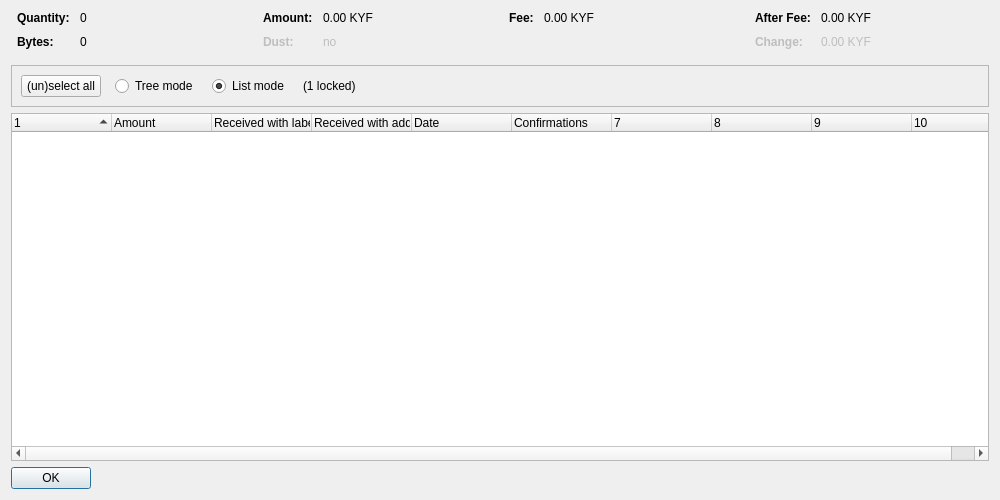
<?xml version="1.0" encoding="UTF-8"?>
<ui version="4.0">
 <class>CoinControlDialog</class>
 <widget class="QDialog" name="CoinControlDialog">
  <property name="geometry">
   <rect>
    <x>0</x>
    <y>0</y>
    <width>1000</width>
    <height>500</height>
   </rect>
  </property>
  <property name="windowTitle">
   <string>Coin Selection</string>
  </property>
  <layout class="QVBoxLayout" name="verticalLayout">
   <item>
    <layout class="QHBoxLayout" name="horizontalLayoutTop" stretch="0,0,0,0">
     <property name="topMargin">
      <number>0</number>
     </property>
     <property name="bottomMargin">
      <number>10</number>
     </property>
     <item>
      <layout class="QFormLayout" name="formLayoutCoinControl1">
       <property name="horizontalSpacing">
        <number>10</number>
       </property>
       <property name="verticalSpacing">
        <number>10</number>
       </property>
       <property name="leftMargin">
        <number>6</number>
       </property>
       <property name="rightMargin">
        <number>6</number>
       </property>
       <item row="0" column="0">
        <widget class="QLabel" name="labelCoinControlQuantityText">
         <property name="font">
          <font>
           <weight>75</weight>
           <bold>true</bold>
          </font>
         </property>
         <property name="text">
          <string>Quantity:</string>
         </property>
        </widget>
       </item>
       <item row="0" column="1">
        <widget class="QLabel" name="labelCoinControlQuantity">
         <property name="cursor">
          <cursorShape>IBeamCursor</cursorShape>
         </property>
         <property name="contextMenuPolicy">
          <enum>Qt::ActionsContextMenu</enum>
         </property>
         <property name="text">
          <string notr="true">0</string>
         </property>
         <property name="textInteractionFlags">
          <set>Qt::LinksAccessibleByMouse|Qt::TextSelectableByKeyboard|Qt::TextSelectableByMouse</set>
         </property>
        </widget>
       </item>
       <item row="1" column="0">
        <widget class="QLabel" name="labelCoinControlBytesText">
         <property name="font">
          <font>
           <weight>75</weight>
           <bold>true</bold>
          </font>
         </property>
         <property name="text">
          <string>Bytes:</string>
         </property>
        </widget>
       </item>
       <item row="1" column="1">
        <widget class="QLabel" name="labelCoinControlBytes">
         <property name="cursor">
          <cursorShape>IBeamCursor</cursorShape>
         </property>
         <property name="contextMenuPolicy">
          <enum>Qt::ActionsContextMenu</enum>
         </property>
         <property name="text">
          <string notr="true">0</string>
         </property>
         <property name="textInteractionFlags">
          <set>Qt::LinksAccessibleByMouse|Qt::TextSelectableByKeyboard|Qt::TextSelectableByMouse</set>
         </property>
        </widget>
       </item>
      </layout>
     </item>
     <item>
      <layout class="QFormLayout" name="formLayoutCoinControl2">
       <property name="horizontalSpacing">
        <number>10</number>
       </property>
       <property name="verticalSpacing">
        <number>10</number>
       </property>
       <property name="leftMargin">
        <number>6</number>
       </property>
       <property name="rightMargin">
        <number>6</number>
       </property>
       <item row="0" column="0">
        <widget class="QLabel" name="labelCoinControlAmountText">
         <property name="font">
          <font>
           <weight>75</weight>
           <bold>true</bold>
          </font>
         </property>
         <property name="text">
          <string>Amount:</string>
         </property>
        </widget>
       </item>
       <item row="0" column="1">
        <widget class="QLabel" name="labelCoinControlAmount">
         <property name="cursor">
          <cursorShape>IBeamCursor</cursorShape>
         </property>
         <property name="contextMenuPolicy">
          <enum>Qt::ActionsContextMenu</enum>
         </property>
         <property name="text">
          <string notr="true">0.00 KYF</string>
         </property>
         <property name="textInteractionFlags">
          <set>Qt::LinksAccessibleByMouse|Qt::TextSelectableByKeyboard|Qt::TextSelectableByMouse</set>
         </property>
        </widget>
       </item>
       <item row="1" column="0">
        <widget class="QLabel" name="labelCoinControlLowOutputText">
         <property name="enabled">
          <bool>false</bool>
         </property>
         <property name="font">
          <font>
           <weight>75</weight>
           <bold>true</bold>
          </font>
         </property>
         <property name="text">
          <string>Dust:</string>
         </property>
        </widget>
       </item>
       <item row="1" column="1">
        <widget class="QLabel" name="labelCoinControlLowOutput">
         <property name="enabled">
          <bool>false</bool>
         </property>
         <property name="cursor">
          <cursorShape>IBeamCursor</cursorShape>
         </property>
         <property name="contextMenuPolicy">
          <enum>Qt::ActionsContextMenu</enum>
         </property>
         <property name="text">
          <string notr="true">no</string>
         </property>
         <property name="textInteractionFlags">
          <set>Qt::LinksAccessibleByMouse|Qt::TextSelectableByKeyboard|Qt::TextSelectableByMouse</set>
         </property>
        </widget>
       </item>
      </layout>
     </item>
     <item>
      <layout class="QFormLayout" name="formLayoutCoinControl3">
       <property name="horizontalSpacing">
        <number>10</number>
       </property>
       <property name="verticalSpacing">
        <number>10</number>
       </property>
       <property name="leftMargin">
        <number>6</number>
       </property>
       <property name="rightMargin">
        <number>6</number>
       </property>
       <item row="0" column="0">
        <widget class="QLabel" name="labelCoinControlFeeText">
         <property name="font">
          <font>
           <weight>75</weight>
           <bold>true</bold>
          </font>
         </property>
         <property name="text">
          <string>Fee:</string>
         </property>
        </widget>
       </item>
       <item row="0" column="1">
        <widget class="QLabel" name="labelCoinControlFee">
         <property name="cursor">
          <cursorShape>IBeamCursor</cursorShape>
         </property>
         <property name="contextMenuPolicy">
          <enum>Qt::ActionsContextMenu</enum>
         </property>
         <property name="text">
          <string notr="true">0.00 KYF</string>
         </property>
         <property name="textInteractionFlags">
          <set>Qt::LinksAccessibleByMouse|Qt::TextSelectableByKeyboard|Qt::TextSelectableByMouse</set>
         </property>
        </widget>
       </item>
      </layout>
     </item>
     <item>
      <layout class="QFormLayout" name="formLayoutCoinControl4">
       <property name="horizontalSpacing">
        <number>10</number>
       </property>
       <property name="verticalSpacing">
        <number>10</number>
       </property>
       <property name="leftMargin">
        <number>6</number>
       </property>
       <property name="rightMargin">
        <number>6</number>
       </property>
       <item row="0" column="0">
        <widget class="QLabel" name="labelCoinControlAfterFeeText">
         <property name="font">
          <font>
           <weight>75</weight>
           <bold>true</bold>
          </font>
         </property>
         <property name="text">
          <string>After Fee:</string>
         </property>
        </widget>
       </item>
       <item row="0" column="1">
        <widget class="QLabel" name="labelCoinControlAfterFee">
         <property name="cursor">
          <cursorShape>IBeamCursor</cursorShape>
         </property>
         <property name="contextMenuPolicy">
          <enum>Qt::ActionsContextMenu</enum>
         </property>
         <property name="text">
          <string notr="true">0.00 KYF</string>
         </property>
         <property name="textInteractionFlags">
          <set>Qt::LinksAccessibleByMouse|Qt::TextSelectableByKeyboard|Qt::TextSelectableByMouse</set>
         </property>
        </widget>
       </item>
       <item row="1" column="0">
        <widget class="QLabel" name="labelCoinControlChangeText">
         <property name="enabled">
          <bool>false</bool>
         </property>
         <property name="font">
          <font>
           <weight>75</weight>
           <bold>true</bold>
          </font>
         </property>
         <property name="text">
          <string>Change:</string>
         </property>
        </widget>
       </item>
       <item row="1" column="1">
        <widget class="QLabel" name="labelCoinControlChange">
         <property name="enabled">
          <bool>false</bool>
         </property>
         <property name="cursor">
          <cursorShape>IBeamCursor</cursorShape>
         </property>
         <property name="contextMenuPolicy">
          <enum>Qt::ActionsContextMenu</enum>
         </property>
         <property name="text">
          <string notr="true">0.00 KYF</string>
         </property>
         <property name="textInteractionFlags">
          <set>Qt::LinksAccessibleByMouse|Qt::TextSelectableByKeyboard|Qt::TextSelectableByMouse</set>
         </property>
        </widget>
       </item>
      </layout>
     </item>
    </layout>
   </item>
   <item>
    <widget class="QFrame" name="frame">
     <property name="minimumSize">
      <size>
       <width>0</width>
       <height>40</height>
      </size>
     </property>
     <property name="frameShape">
      <enum>QFrame::StyledPanel</enum>
     </property>
     <property name="frameShadow">
      <enum>QFrame::Sunken</enum>
     </property>
     <layout class="QHBoxLayout" name="horizontalLayout">
      <item>
       <layout class="QHBoxLayout" name="horizontalLayoutPanel" stretch="0,0,0,0,0">
        <property name="spacing">
         <number>14</number>
        </property>
        <item>
         <widget class="QPushButton" name="pushButtonSelectAll">
          <property name="sizePolicy">
           <sizepolicy hsizetype="Maximum" vsizetype="Fixed">
            <horstretch>0</horstretch>
            <verstretch>0</verstretch>
           </sizepolicy>
          </property>
          <property name="text">
           <string>(un)select all</string>
          </property>
          <property name="autoDefault">
           <bool>false</bool>
          </property>
         </widget>
        </item>
        <item>
         <widget class="QRadioButton" name="radioTreeMode">
          <property name="sizePolicy">
           <sizepolicy hsizetype="Maximum" vsizetype="Fixed">
            <horstretch>0</horstretch>
            <verstretch>0</verstretch>
           </sizepolicy>
          </property>
          <property name="text">
           <string>Tree mode</string>
          </property>
         </widget>
        </item>
        <item>
         <widget class="QRadioButton" name="radioListMode">
          <property name="sizePolicy">
           <sizepolicy hsizetype="Maximum" vsizetype="Fixed">
            <horstretch>0</horstretch>
            <verstretch>0</verstretch>
           </sizepolicy>
          </property>
          <property name="text">
           <string>List mode</string>
          </property>
          <property name="checked">
           <bool>true</bool>
          </property>
         </widget>
        </item>
        <item>
         <widget class="QLabel" name="labelLocked">
          <property name="text">
           <string notr="true">(1 locked)</string>
          </property>
         </widget>
        </item>
        <item>
         <spacer name="horizontalSpacer">
          <property name="orientation">
           <enum>Qt::Horizontal</enum>
          </property>
          <property name="sizeHint" stdset="0">
           <size>
            <width>40</width>
            <height>20</height>
           </size>
          </property>
         </spacer>
        </item>
       </layout>
      </item>
     </layout>
    </widget>
   </item>
   <item>
    <widget class="CoinControlTreeWidget" name="treeWidget">
     <property name="contextMenuPolicy">
      <enum>Qt::CustomContextMenu</enum>
     </property>
     <property name="sortingEnabled">
      <bool>false</bool>
     </property>
     <property name="columnCount">
      <number>10</number>
     </property>
     <attribute name="headerShowSortIndicator" stdset="0">
      <bool>true</bool>
     </attribute>
     <attribute name="headerStretchLastSection">
      <bool>false</bool>
     </attribute>
     <column>
      <property name="text">
       <string/>
      </property>
     </column>
     <column>
      <property name="text">
       <string>Amount</string>
      </property>
     </column>
     <column>
      <property name="text">
       <string>Received with label</string>
      </property>
     </column>
     <column>
      <property name="text">
       <string>Received with address</string>
      </property>
     </column>
     <column>
      <property name="text">
       <string>Date</string>
      </property>
     </column>
     <column>
      <property name="text">
       <string>Confirmations</string>
      </property>
      <property name="toolTip">
       <string>Confirmed</string>
      </property>
     </column>
     <column>
      <property name="text">
       <string/>
      </property>
     </column>
     <column>
      <property name="text">
       <string/>
      </property>
     </column>
     <column>
      <property name="text">
       <string/>
      </property>
     </column>
     <column>
      <property name="text">
       <string/>
      </property>
     </column>
    </widget>
   </item>
   <item>
    <widget class="QDialogButtonBox" name="buttonBox">
     <property name="sizePolicy">
      <sizepolicy hsizetype="Maximum" vsizetype="Fixed">
       <horstretch>0</horstretch>
       <verstretch>0</verstretch>
      </sizepolicy>
     </property>
     <property name="orientation">
      <enum>Qt::Horizontal</enum>
     </property>
     <property name="standardButtons">
      <set>QDialogButtonBox::Ok</set>
     </property>
    </widget>
   </item>
  </layout>
 </widget>
 <customwidgets>
  <customwidget>
   <class>CoinControlTreeWidget</class>
   <extends>QTreeWidget</extends>
   <header>qt/coincontroltreewidget.h</header>
  </customwidget>
 </customwidgets>
 <resources/>
 <connections/>
</ui>
